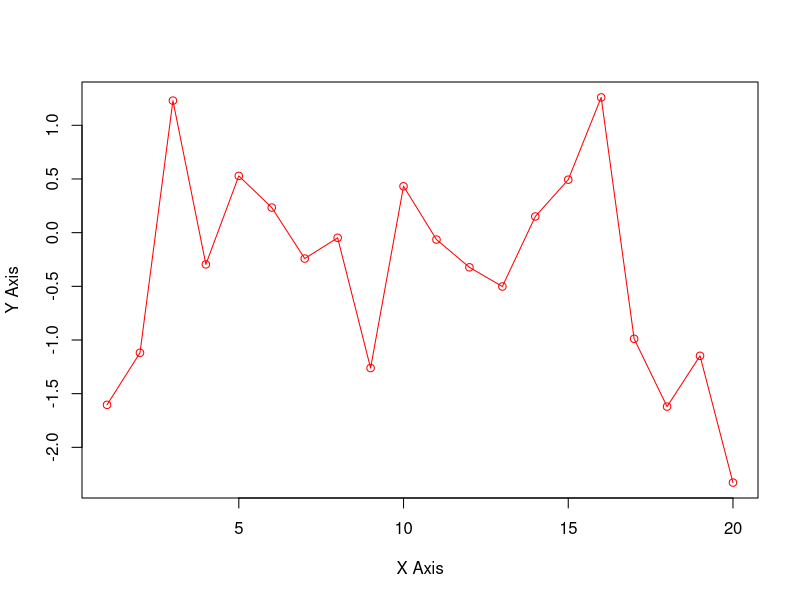

Recreate this plot in R.
launch <- function(num=5){
  cat(num," - ")
  num <-(num -1 )
  
  if(num<0)
    {return (NULL)}
  else
  {launch(num)}
  
}


graph <- function(x,y, ...){
  plot(x,y,col="red",type = "o", ...)  
}

launch()
graph(1:20, rnorm(20), xlab="X Axis", ylab = "Y Axis")





